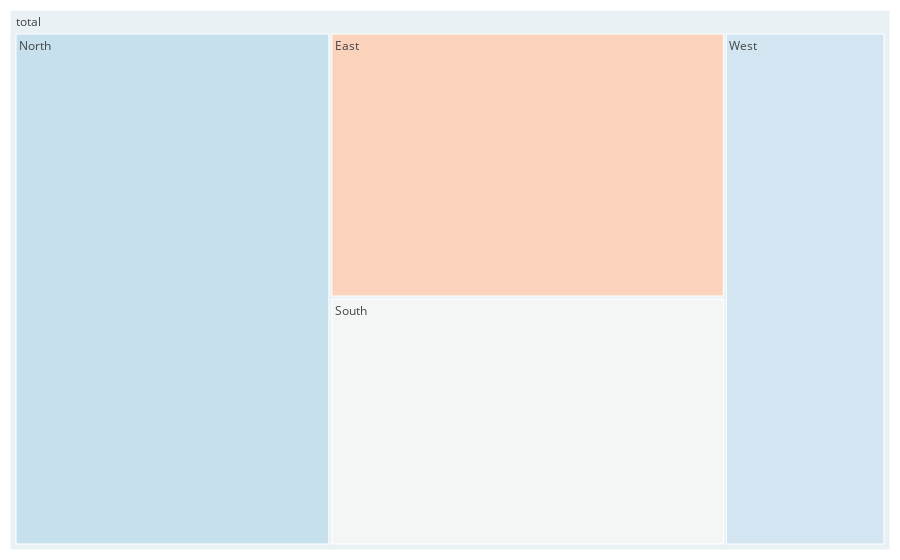

The notebook cell saved with this chart:
### Code cell
build_tree_map([df_all_trees],0.5,2)

### Figure 1 — Plotly figure (JSON) as saved in the notebook; plotly's stock layout.template omitted (floating-point values rounded to 4 significant figures)
{"data": [{"branchvalues": "total", "domain": {"x": [0, 1], "y": [0, 1]}, "hovertemplate": "<b>%{label} </b> <br> Label: %{value}<br>Color: %{color:.2f}", "labels": ["AX", "BI", "BS", "DQ", "DS", "EH", "ES", "FJ", "FL", "GT", "GW", "HW", "IJ", "IK", "IV", "JC", "JE", "JF", "KR", "LQ", "LR", "LV", "MW", "NY", "NZ", "OH", "OT", "OY", "PL", "QJ", "QK", "QM", "RR", "SV", "TW", "TZ", "UA", "UF", "UM", "VN", "WE", "WH", "WV", "WZ", "XH", "XY", "YA", "YJ", "YN", "ZM", "ZQ", "Brewster", "Dallam", "Duval", "Floyd", "Gray", "Hartley", "Hidalgo", "Houston", "Moore", "Motley", "Pecos", "Presidio", "Rusk", "Shelby", "Tyler", "Webb", "Zavala", "East", "North", "South", "West", "total"], "marker": {"cmid": 0.5, "colors": [0.2143, 0.3333, 0.4242, 0.375, 0.2143, 0.7727, 0.6327, 0.35, 0.7742, 0.1333, 0.3, 0.4, 0.3, 0.6061, 0.7143, 0.8095, 0.6571, 0.4, 0.3, 0.3902, 0.1795, 0.5238, 0.9545, 0.4286, 0.3556, 0.1935, 0.2571, 0.5, 0.881, 0.8696, 0.3636, 0.9375, 0.5417, 0.6667, 0.1818, 0.6061, 0.7727, 0.7143, 0.3333, 0.2069, 0.9487, 0.8409, 0.8333, 0.6216, 0.1277, 0.9032, 0.84, 0.3714, 0.6053, 0.619, 0.2653, 0.4884, 0.4038, 0.2683, 0.6471, 0.6261, 0.781, 0.3366, 0.3922, 0.4483, 0.6931, 0.8087, 0.45, 0.4286, 0.2314, 0.56, 0.6316, 0.7738, 0.3931, 0.6054, 0.5066, 0.5888, 0.531], "colorscale": [[0, "rgb(103,0,31)"], [0.1, "rgb(178,24,43)"], [0.2, "rgb(214,96,77)"], [0.3, "rgb(244,165,130)"], [0.4, "rgb(253,219,199)"], [0.5, "rgb(247,247,247)"], [0.6, "rgb(209,229,240)"], [0.7, "rgb(146,197,222)"], [0.8, "rgb(67,147,195)"], [0.9, "rgb(33,102,172)"], [1, "rgb(5,48,97)"]]}, "maxdepth": 2, "name": "", "parents": ["Houston", "Hartley", "Brewster", "Presidio", "Duval", "Motley", "Gray", "Duval", "Zavala", "Tyler", "Duval", "Rusk", "Dallam", "Brewster", "Zavala", "Tyler", "Dallam", "Brewster", "Webb", "Hidalgo", "Hidalgo", "Hidalgo", "Motley", "Motley", "Shelby", "Floyd", "Presidio", "Rusk", "Hartley", "Webb", "Houston", "Pecos", "Webb", "Presidio", "Moore", "Moore", "Floyd", "Tyler", "Rusk", "Shelby", "Hartley", "Floyd", "Pecos", "Pecos", "Shelby", "Gray", "Zavala", "Gray", "Houston", "Moore", "Dallam", "West", "North", "South", "North", "North", "North", "South", "East", "North", "North", "West", "West", "East", "East", "East", "South", "South", "total", "total", "total", "total", ""], "type": "treemap", "values": [42, 24, 33, 40, 42, 44, 49, 20, 31, 30, 20, 20, 20, 33, 28, 21, 35, 20, 20, 41, 39, 21, 22, 35, 45, 31, 35, 40, 42, 46, 22, 48, 48, 45, 33, 33, 44, 49, 24, 29, 39, 44, 30, 37, 47, 31, 25, 35, 38, 21, 49, 86, 104, 82, 119, 115, 105, 101, 102, 87, 101, 115, 120, 84, 121, 100, 114, 84, 407, 631, 381, 321, 1740]}], "layout": {"margin": {"b": 10, "l": 10, "r": 10, "t": 10}}}
